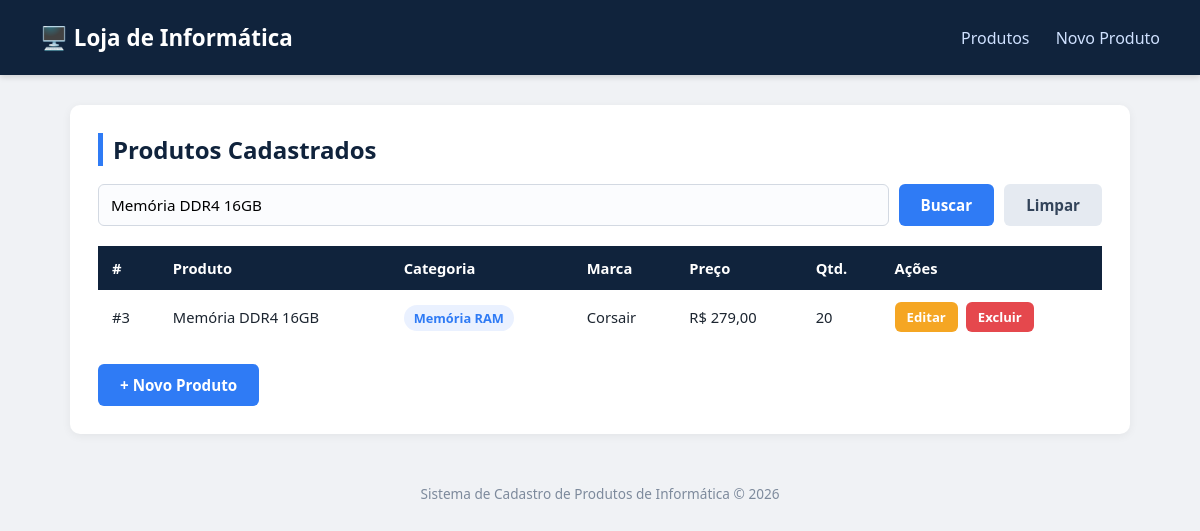
/index.php?busca=Memória DDR4 16GB, run on the app's committed database.
### tables this page shows
CREATE TABLE IF NOT EXISTS produtos (
    id INT AUTO_INCREMENT PRIMARY KEY,
    nome VARCHAR(120) NOT NULL,
    categoria_id INT NOT NULL,
    marca VARCHAR(60) NOT NULL,
    preco DECIMAL(10,2) NOT NULL DEFAULT 0.00,
    quantidade INT NOT NULL DEFAULT 0,
    descricao TEXT NULL,
    data_cadastro DATETIME NOT NULL DEFAULT CURRENT_TIMESTAMP,
    CONSTRAINT fk_produtos_categoria
        FOREIGN KEY (categoria_id) REFERENCES categorias(id)
        ON UPDATE CASCADE
        ON DELETE RESTRICT
);

CREATE TABLE IF NOT EXISTS categorias (
    id INT AUTO_INCREMENT PRIMARY KEY,
    nome VARCHAR(60) NOT NULL UNIQUE
);

### index.php (the view, shortened to what this page needs)
<?php
require_once 'config.php';
$termo = isset($_GET['busca']) ? trim($_GET['busca']) : '';
$sql = "SELECT p.*, c.nome AS categoria_nome
        FROM produtos p
        INNER JOIN categorias c ON c.id = p.categoria_id";
if ($termo !== '') {
    $sql .= " WHERE p.nome LIKE :termo OR p.marca LIKE :termo";
}
$sql .= " ORDER BY p.data_cadastro DESC";
$stmt = $pdo->prepare($sql);
if ($termo !== '') {
    $stmt->bindValue(':termo', "%$termo%");
}
$stmt->execute();
$produtos = $stmt->fetchAll();
?>
<!DOCTYPE html>
<html lang="pt-br">
<head>
    <link rel="stylesheet" href="style.css">
</head>
<body>
<header>
    <h1>🖥️ Loja de Informática</h1>
    <nav>
        <a href="index.php">Produtos</a>
        <a href="cadastrar.php">Novo Produto</a>
    </nav>
</header>
<div class="container">
    <div class="card">
        <h2>Produtos Cadastrados</h2>
        <form class="busca-form" method="get" action="index.php">
            <input type="text" name="busca" placeholder="Buscar por nome ou marca..." value="<?= htmlspecialchars($termo) ?>">
            <button type="submit" class="btn btn-primary">Buscar</button>
            <?php if ($termo !== ''): ?>
                <a href="index.php" class="btn btn-secondary">Limpar</a>
            <?php endif; ?>
        </form>
        <?php if (count($produtos) === 0): ?>
            <div class="vazio">Nenhum produto encontrado.</div>
        <?php else: ?>
            <table>
                <thead>
                    <tr>
                        <th>#</th>
                        <th>Produto</th>
                        <th>Categoria</th>
                        <th>Marca</th>
                        <th>Preço</th>
                        <th>Qtd.</th>
                        <th>Ações</th>
                    </tr>
                </thead>
                <tbody>
                <?php foreach ($produtos as $p): ?>
                    <tr>
                        <td>#<?= $p['id'] ?></td>
                        <td><?= htmlspecialchars($p['nome']) ?></td>
                        <td><span class="badge"><?= htmlspecialchars($p['categoria_nome']) ?></span></td>
                        <td><?= htmlspecialchars($p['marca']) ?></td>
                        <td>R$ <?= number_format($p['preco'], 2, ',', '.') ?></td>
                        <td><?= (int)$p['quantidade'] ?></td>
                        <td>
                            <div class="tabela-acoes">
                                <a class="btn btn-warning" href="editar.php?id=<?= $p['id'] ?>">Editar</a>
                                <a class="btn btn-danger" href="excluir.php?id=<?= $p['id'] ?>"
                                   onclick="return confirm('Deseja realmente excluir este produto?')">Excluir</a>
                            </div>
                        </td>
                    </tr>
                <?php endforeach; ?>
                </tbody>
            </table>
        <?php endif; ?>
        <div class="acoes">
            <a href="cadastrar.php" class="btn btn-primary">+ Novo Produto</a>
        </div>
    </div>
</div>
<footer>Sistema de Cadastro de Produtos de Informática &copy; <?= date('Y') ?></footer>
</body>
</html>

### style.css (style rules this page uses)
* { box-sizing: border-box; margin: 0; padding: 0; font-family: 'Segoe UI', Arial, sans-serif; }
body { background: #f0f2f5; color: #1c2530; }
header { background: #10233c; color: #fff; padding: 22px 40px; display: flex; align-items: center; justify-content: space-between; box-shadow: 0 2px 6px rgba(0,0,0,0.15); }
header h1 { font-size: 1.4rem; display: flex; align-items: center; gap: 10px; }
nav a { color: #cfe1ff; text-decoration: none; margin-left: 22px; font-weight: 500; transition: color .2s; }
.container { max-width: 1100px; margin: 30px auto; padding: 0 20px; }
.card { background: #fff; border-radius: 10px; padding: 28px; box-shadow: 0 2px 10px rgba(0,0,0,0.06); margin-bottom: 24px; }
h2 { margin-bottom: 18px; color: #10233c; border-left: 5px solid #2f7bf5; padding-left: 10px; }
input, select, textarea { width: 100%; padding: 10px 12px; border: 1px solid #d3d9e2; border-radius: 6px; font-size: 0.95rem; background: #fbfcfe; transition: border-color .2s, box-shadow .2s; }
.btn { display: inline-block; border: none; cursor: pointer; padding: 11px 22px; border-radius: 6px; font-size: 0.95rem; font-weight: 600; text-decoration: none; transition: filter .2s, transform .05s; }
.btn-primary { background: #2f7bf5; color: #fff; }
.btn-secondary { background: #e5eaf1; color: #33445a; }
.btn-danger { background: #e5484d; color: #fff; }
.btn-warning { background: #f5a623; color: #fff; }
.acoes { margin-top: 20px; display: flex; gap: 12px; }
table { width: 100%; border-collapse: collapse; }
thead { background: #10233c; color: #fff; }
th, td { padding: 12px 14px; text-align: left; font-size: 0.92rem; }
.badge { background: #eaf1ff; color: #2f7bf5; padding: 4px 10px; border-radius: 999px; font-size: 0.8rem; font-weight: 600; }
.tabela-acoes { display: flex; gap: 8px; }
.tabela-acoes .btn { padding: 6px 12px; font-size: 0.82rem; }
.busca-form { display: flex; gap: 10px; margin-bottom: 20px; }
.busca-form input { flex: 1; }
footer { text-align: center; padding: 20px; color: #7d8a9c; font-size: 0.85rem; }

### data on the page
produtos: id "3", nome "Memória DDR4 16GB", categoria.nome "Memória RAM", marca "Corsair", preco "279,00", quantidade "20"
